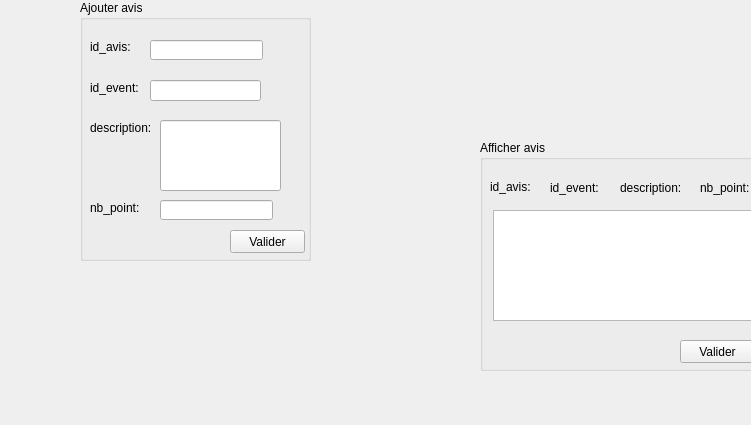
<?xml version="1.0" encoding="UTF-8"?>
<ui version="4.0">
 <class>Avis</class>
 <widget class="QWidget" name="Avis">
  <property name="geometry">
   <rect>
    <x>0</x>
    <y>0</y>
    <width>751</width>
    <height>425</height>
   </rect>
  </property>
  <property name="windowTitle">
   <string>Form</string>
  </property>
  <widget class="QGroupBox" name="groupBox">
   <property name="geometry">
    <rect>
     <x>80</x>
     <y>0</y>
     <width>231</width>
     <height>261</height>
    </rect>
   </property>
   <property name="title">
    <string>Ajouter avis</string>
   </property>
   <widget class="QLineEdit" name="id">
    <property name="geometry">
     <rect>
      <x>70</x>
      <y>40</y>
      <width>113</width>
      <height>20</height>
     </rect>
    </property>
   </widget>
   <widget class="QLabel" name="label">
    <property name="geometry">
     <rect>
      <x>10</x>
      <y>40</y>
      <width>47</width>
      <height>14</height>
     </rect>
    </property>
    <property name="text">
     <string>id_avis:</string>
    </property>
   </widget>
   <widget class="QLabel" name="label_2">
    <property name="geometry">
     <rect>
      <x>10</x>
      <y>120</y>
      <width>61</width>
      <height>16</height>
     </rect>
    </property>
    <property name="text">
     <string>description:</string>
    </property>
   </widget>
   <widget class="QLabel" name="label_3">
    <property name="geometry">
     <rect>
      <x>10</x>
      <y>80</y>
      <width>51</width>
      <height>16</height>
     </rect>
    </property>
    <property name="text">
     <string>id_event:</string>
    </property>
   </widget>
   <widget class="QLineEdit" name="id_event">
    <property name="geometry">
     <rect>
      <x>70</x>
      <y>80</y>
      <width>111</width>
      <height>21</height>
     </rect>
    </property>
   </widget>
   <widget class="QLabel" name="label_4">
    <property name="geometry">
     <rect>
      <x>10</x>
      <y>200</y>
      <width>51</width>
      <height>16</height>
     </rect>
    </property>
    <property name="text">
     <string>nb_point:</string>
    </property>
   </widget>
   <widget class="QLineEdit" name="nb_point">
    <property name="geometry">
     <rect>
      <x>80</x>
      <y>200</y>
      <width>113</width>
      <height>20</height>
     </rect>
    </property>
   </widget>
   <widget class="QPushButton" name="pushButton">
    <property name="geometry">
     <rect>
      <x>150</x>
      <y>230</y>
      <width>75</width>
      <height>23</height>
     </rect>
    </property>
    <property name="text">
     <string>Valider</string>
    </property>
   </widget>
   <widget class="QLineEdit" name="desc">
    <property name="geometry">
     <rect>
      <x>80</x>
      <y>120</y>
      <width>121</width>
      <height>71</height>
     </rect>
    </property>
   </widget>
  </widget>
  <widget class="QGroupBox" name="groupBox_2">
   <property name="geometry">
    <rect>
     <x>480</x>
     <y>140</y>
     <width>291</width>
     <height>231</height>
    </rect>
   </property>
   <property name="title">
    <string>Afficher avis</string>
   </property>
   <widget class="QLabel" name="label_5">
    <property name="geometry">
     <rect>
      <x>10</x>
      <y>40</y>
      <width>47</width>
      <height>14</height>
     </rect>
    </property>
    <property name="text">
     <string>id_avis:</string>
    </property>
   </widget>
   <widget class="QLabel" name="label_6">
    <property name="geometry">
     <rect>
      <x>70</x>
      <y>40</y>
      <width>51</width>
      <height>16</height>
     </rect>
    </property>
    <property name="text">
     <string>id_event:</string>
    </property>
   </widget>
   <widget class="QLabel" name="label_7">
    <property name="geometry">
     <rect>
      <x>140</x>
      <y>40</y>
      <width>61</width>
      <height>16</height>
     </rect>
    </property>
    <property name="text">
     <string>description:</string>
    </property>
   </widget>
   <widget class="QLabel" name="label_8">
    <property name="geometry">
     <rect>
      <x>220</x>
      <y>40</y>
      <width>51</width>
      <height>16</height>
     </rect>
    </property>
    <property name="text">
     <string>nb_point:</string>
    </property>
   </widget>
   <widget class="QTextEdit" name="textEdit_2">
    <property name="geometry">
     <rect>
      <x>13</x>
      <y>70</y>
      <width>261</width>
      <height>111</height>
     </rect>
    </property>
   </widget>
   <widget class="QPushButton" name="pushButton_2">
    <property name="geometry">
     <rect>
      <x>200</x>
      <y>200</y>
      <width>75</width>
      <height>23</height>
     </rect>
    </property>
    <property name="text">
     <string>Valider</string>
    </property>
   </widget>
  </widget>
 </widget>
 <resources/>
 <connections/>
</ui>
